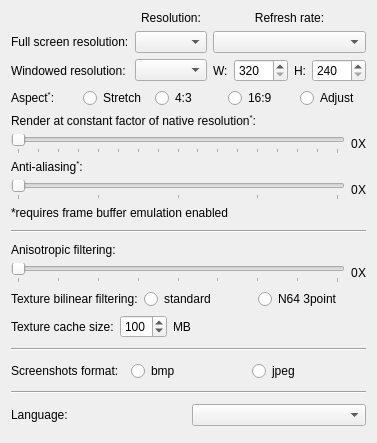
     <widget class="QWidget" name="videoTab">
      <attribute name="title">
       <string>Video</string>
      </attribute>
      <layout class="QVBoxLayout" name="verticalLayout_8">
       <item>
        <layout class="QVBoxLayout" name="verticalLayout_4">
         <item>
          <layout class="QGridLayout" name="gridLayout_2">
           <item row="1" column="0">
            <widget class="QLabel" name="fullScreenResolutionLabel">
             <property name="toolTip">
              <string>&lt;html&gt;&lt;head/&gt;&lt;body&gt;&lt;p&gt;&lt;span style=&quot; font-weight:600;&quot;&gt;Full screen resolution:&lt;/span&gt;&lt;/p&gt;&lt;p&gt;This sets the full screen resolution. All the resolutions that your video card/monitor supports should be displayed.&lt;/p&gt;&lt;p&gt;[Recommended: &lt;span style=&quot; font-style:italic;&quot;&gt;native (max) resolution of your monitor - unless performance becomes an issue&lt;/span&gt;]&lt;/p&gt;&lt;/body&gt;&lt;/html&gt;</string>
             </property>
             <property name="text">
              <string>Full screen resolution:</string>
             </property>
            </widget>
           </item>
           <item row="1" column="2">
            <widget class="QComboBox" name="fullScreenRefreshRateComboBox">
             <property name="toolTip">
              <string>&lt;html&gt;&lt;head/&gt;&lt;body&gt;&lt;p&gt;&lt;span style=&quot; font-weight:600;&quot;&gt;Full screen resolution:&lt;/span&gt;&lt;/p&gt;&lt;p&gt;This sets the full screen resolution. All the resolutions that your video card/monitor supports should be displayed.&lt;/p&gt;&lt;p&gt;[Recommended: &lt;span style=&quot; font-style:italic;&quot;&gt;native (max) resolution of your monitor - unless performance becomes an issue&lt;/span&gt;]&lt;/p&gt;&lt;/body&gt;&lt;/html&gt;</string>
             </property>
            </widget>
           </item>
           <item row="2" column="0">
            <widget class="QLabel" name="windowedResolutionLabel">
             <property name="toolTip">
              <string>&lt;html&gt;&lt;head/&gt;&lt;body&gt;&lt;p&gt;&lt;span style=&quot; font-weight:600;&quot;&gt;Resolution:&lt;/span&gt;&lt;/p&gt;&lt;p&gt;This option selects resolution for windowed mode. You also may select &lt;span style=&quot; font-style:italic;&quot;&gt;custom&lt;/span&gt; and enter necessary window sizes.&lt;/p&gt;&lt;p&gt;[Recommended: &lt;span style=&quot; font-style:italic;&quot;&gt;640x480, 800x600, 1024x768&lt;/span&gt;]&lt;/p&gt;&lt;/body&gt;&lt;/html&gt;</string>
             </property>
             <property name="text">
              <string>Windowed resolution:</string>
             </property>
            </widget>
           </item>
           <item row="1" column="1">
            <widget class="QComboBox" name="fullScreenResolutionComboBox"/>
           </item>
           <item row="0" column="2">
            <widget class="QLabel" name="label_18">
             <property name="text">
              <string>Refresh rate:</string>
             </property>
             <property name="alignment">
              <set>Qt::AlignCenter</set>
             </property>
            </widget>
           </item>
           <item row="0" column="1">
            <widget class="QLabel" name="label_17">
             <property name="text">
              <string>Resolution:</string>
             </property>
             <property name="alignment">
              <set>Qt::AlignCenter</set>
             </property>
            </widget>
           </item>
           <item row="2" column="1">
            <widget class="QComboBox" name="windowedResolutionComboBox">
             <property name="toolTip">
              <string>&lt;html&gt;&lt;head/&gt;&lt;body&gt;&lt;p&gt;&lt;span style=&quot; font-weight:600;&quot;&gt;Resolution:&lt;/span&gt;&lt;/p&gt;&lt;p&gt;This option selects resolution for windowed mode. You also may select &lt;span style=&quot; font-style:italic;&quot;&gt;custom&lt;/span&gt; and enter necessary window sizes.&lt;/p&gt;&lt;p&gt;[Recommended: &lt;span style=&quot; font-style:italic;&quot;&gt;640x480, 800x600, 1024x768&lt;/span&gt;]&lt;/p&gt;&lt;/body&gt;&lt;/html&gt;</string>
             </property>
            </widget>
           </item>
           <item row="2" column="2">
            <layout class="QHBoxLayout" name="horizontalLayout_21">
             <item>
              <widget class="QLabel" name="label_32">
               <property name="text">
                <string>W:</string>
               </property>
              </widget>
             </item>
             <item>
              <widget class="QSpinBox" name="windowWidthSpinBox">
               <property name="toolTip">
                <string>&lt;html&gt;&lt;head/&gt;&lt;body&gt;&lt;p&gt;&lt;span style=&quot; font-weight:600;&quot;&gt;Resolution:&lt;/span&gt;&lt;/p&gt;&lt;p&gt;This option selects resolution for windowed mode. You also may select &lt;span style=&quot; font-style:italic;&quot;&gt;custom&lt;/span&gt; and enter necessary window sizes.&lt;/p&gt;&lt;p&gt;[Recommended: &lt;span style=&quot; font-style:italic;&quot;&gt;640x480, 800x600, 1024x768&lt;/span&gt;]&lt;/p&gt;&lt;/body&gt;&lt;/html&gt;</string>
               </property>
               <property name="minimum">
                <number>320</number>
               </property>
               <property name="maximum">
                <number>1920</number>
               </property>
              </widget>
             </item>
             <item>
              <widget class="QLabel" name="label_30">
               <property name="text">
                <string>H:</string>
               </property>
              </widget>
             </item>
             <item>
              <widget class="QSpinBox" name="windowHeightSpinBox">
               <property name="toolTip">
                <string>&lt;html&gt;&lt;head/&gt;&lt;body&gt;&lt;p&gt;&lt;span style=&quot; font-weight:600;&quot;&gt;Resolution:&lt;/span&gt;&lt;/p&gt;&lt;p&gt;This option selects resolution for windowed mode. You also may select &lt;span style=&quot; font-style:italic;&quot;&gt;custom&lt;/span&gt; and enter necessary window sizes.&lt;/p&gt;&lt;p&gt;[Recommended: &lt;span style=&quot; font-style:italic;&quot;&gt;640x480, 800x600, 1024x768&lt;/span&gt;]&lt;/p&gt;&lt;/body&gt;&lt;/html&gt;</string>
               </property>
               <property name="minimum">
                <number>240</number>
               </property>
               <property name="maximum">
                <number>1080</number>
               </property>
              </widget>
             </item>
            </layout>
           </item>
          </layout>
         </item>
         <item>
          <layout class="QHBoxLayout" name="horizontalLayout_11">
           <item>
            <widget class="QLabel" name="label_10">
             <property name="toolTip">
              <string>&lt;html&gt;&lt;head/&gt;&lt;body&gt;&lt;p&gt;&lt;span style=&quot; font-weight:600;&quot;&gt;Aspect ratio of the output.&lt;/span&gt;&lt;/p&gt;&lt;p&gt;Most N64 games use 4:3 aspect ratio, but some support widescreen too.You may select appropriate aspect here and set widescreen mode in game settings. In &lt;span style=&quot; font-weight:600;&quot;&gt;Stretch&lt;/span&gt; mode the output will be stretched to the entire screen, other modes may add black borders if necessary.&lt;br/&gt;&lt;br/&gt;Special note: &lt;span style=&quot; font-weight:600;&quot;&gt;Adjust&lt;/span&gt; mode is so called &amp;quot;widescreen hack&amp;quot;. In that mode plugin tries to adjust viewport to fully use screen space, but without stretch of geometry. It may run games with native 4:3 aspect in widescreen. Some games look cool in that mode, some does not.&lt;/p&gt;&lt;/body&gt;&lt;/html&gt;</string>
             </property>
             <property name="text">
              <string>&lt;html&gt;&lt;head/&gt;&lt;body&gt;&lt;p&gt;Aspect&lt;span style=&quot; vertical-align:super;&quot;&gt;*&lt;/span&gt;:&lt;/p&gt;&lt;/body&gt;&lt;/html&gt;</string>
             </property>
            </widget>
           </item>
           <item>
            <widget class="QRadioButton" name="aspectStretchRadioButton">
             <property name="toolTip">
              <string>&lt;html&gt;&lt;head/&gt;&lt;body&gt;&lt;p&gt;&lt;span style=&quot; font-weight:600;&quot;&gt;Aspect ratio of the output.&lt;/span&gt;&lt;/p&gt;&lt;p&gt;Most N64 games use 4:3 aspect ratio, but some support widescreen too.You may select appropriate aspect here and set widescreen mode in game settings. In &lt;span style=&quot; font-weight:600;&quot;&gt;Stretch&lt;/span&gt; mode the output will be stretched to the entire screen, other modes may add black borders if necessary.&lt;br/&gt;&lt;br/&gt;Special note: &lt;span style=&quot; font-weight:600;&quot;&gt;Adjust&lt;/span&gt; mode is so called &amp;quot;widescreen hack&amp;quot;. In that mode plugin tries to adjust viewport to fully use screen space, but without stretch of geometry. It may run games with native 4:3 aspect in widescreen. Some games look cool in that mode, some does not.&lt;/p&gt;&lt;/body&gt;&lt;/html&gt;</string>
             </property>
             <property name="text">
              <string>Stretch</string>
             </property>
             <attribute name="buttonGroup">
              <string notr="true">aspectButtonGroup</string>
             </attribute>
            </widget>
           </item>
           <item>
            <widget class="QRadioButton" name="aspect43RadioButton">
             <property name="toolTip">
              <string>&lt;html&gt;&lt;head/&gt;&lt;body&gt;&lt;p&gt;&lt;span style=&quot; font-weight:600;&quot;&gt;Aspect ratio of the output.&lt;/span&gt;&lt;/p&gt;&lt;p&gt;Most N64 games use 4:3 aspect ratio, but some support widescreen too.You may select appropriate aspect here and set widescreen mode in game settings. In &lt;span style=&quot; font-weight:600;&quot;&gt;Stretch&lt;/span&gt; mode the output will be stretched to the entire screen, other modes may add black borders if necessary.&lt;br/&gt;&lt;br/&gt;Special note: &lt;span style=&quot; font-weight:600;&quot;&gt;Adjust&lt;/span&gt; mode is so called &amp;quot;widescreen hack&amp;quot;. In that mode plugin tries to adjust viewport to fully use screen space, but without stretch of geometry. It may run games with native 4:3 aspect in widescreen. Some games look cool in that mode, some does not.&lt;/p&gt;&lt;/body&gt;&lt;/html&gt;</string>
             </property>
             <property name="text">
              <string>4:3</string>
             </property>
             <attribute name="buttonGroup">
              <string notr="true">aspectButtonGroup</string>
             </attribute>
            </widget>
           </item>
           <item>
            <widget class="QRadioButton" name="aspect169RadioButton">
             <property name="toolTip">
              <string>&lt;html&gt;&lt;head/&gt;&lt;body&gt;&lt;p&gt;&lt;span style=&quot; font-weight:600;&quot;&gt;Aspect ratio of the output.&lt;/span&gt;&lt;/p&gt;&lt;p&gt;Most N64 games use 4:3 aspect ratio, but some support widescreen too.You may select appropriate aspect here and set widescreen mode in game settings. In &lt;span style=&quot; font-weight:600;&quot;&gt;Stretch&lt;/span&gt; mode the output will be stretched to the entire screen, other modes may add black borders if necessary.&lt;br/&gt;&lt;br/&gt;Special note: &lt;span style=&quot; font-weight:600;&quot;&gt;Adjust&lt;/span&gt; mode is so called &amp;quot;widescreen hack&amp;quot;. In that mode plugin tries to adjust viewport to fully use screen space, but without stretch of geometry. It may run games with native 4:3 aspect in widescreen. Some games look cool in that mode, some does not.&lt;/p&gt;&lt;/body&gt;&lt;/html&gt;</string>
             </property>
             <property name="text">
              <string>16:9</string>
             </property>
             <attribute name="buttonGroup">
              <string notr="true">aspectButtonGroup</string>
             </attribute>
            </widget>
           </item>
           <item>
            <widget class="QRadioButton" name="aspectAdjustRadioButton">
             <property name="toolTip">
              <string>&lt;html&gt;&lt;head/&gt;&lt;body&gt;&lt;p&gt;&lt;span style=&quot; font-weight:600;&quot;&gt;Aspect ratio of the output.&lt;/span&gt;&lt;/p&gt;&lt;p&gt;Most N64 games use 4:3 aspect ratio, but some support widescreen too.You may select appropriate aspect here and set widescreen mode in game settings. In &lt;span style=&quot; font-weight:600;&quot;&gt;Stretch&lt;/span&gt; mode the output will be stretched to the entire screen, other modes may add black borders if necessary.&lt;br/&gt;&lt;br/&gt;Special note: &lt;span style=&quot; font-weight:600;&quot;&gt;Adjust&lt;/span&gt; mode is so called &amp;quot;widescreen hack&amp;quot;. In that mode plugin tries to adjust viewport to fully use screen space, but without stretch of geometry. It may run games with native 4:3 aspect in widescreen. Some games look cool in that mode, some does not.&lt;/p&gt;&lt;/body&gt;&lt;/html&gt;</string>
             </property>
             <property name="text">
              <string>Adjust</string>
             </property>
             <attribute name="buttonGroup">
              <string notr="true">aspectButtonGroup</string>
             </attribute>
            </widget>
           </item>
          </layout>
         </item>
         <item>
          <layout class="QVBoxLayout" name="verticalLayout_5">
           <item>
            <layout class="QVBoxLayout" name="verticalLayout_9">
             <item>
              <widget class="QLabel" name="label_29">
               <property name="toolTip">
                <string>&lt;html&gt;&lt;head/&gt;&lt;body&gt;&lt;p&gt;&lt;span style=&quot; font-weight:600;&quot;&gt;Render at constant factor of native resolution.&lt;/span&gt;&lt;/p&gt;&lt;p&gt;If frame buffer emulation enabled and factor is not zero, internal frame buffer size will be that factor of native N64 resolution. The buffer will be scaled to screen resolution when rendered to screen. If factor is zero (default), internal buffer size is equal to screen size. If factor is 1, the game will be rendered in native resolution and then up-scaled to screen resolution.&lt;/p&gt;&lt;/body&gt;&lt;/html&gt;</string>
               </property>
               <property name="text">
                <string>&lt;html&gt;&lt;head/&gt;&lt;body&gt;&lt;p&gt;Render at constant factor of native resolution&lt;span style=&quot; vertical-align:super;&quot;&gt;*&lt;/span&gt;:&lt;/p&gt;&lt;/body&gt;&lt;/html&gt;</string>
               </property>
              </widget>
             </item>
             <item>
              <layout class="QHBoxLayout" name="horizontalLayout_19">
               <item>
                <widget class="QSlider" name="resolutionFactorSlider">
                 <property name="toolTip">
                  <string>&lt;html&gt;&lt;head/&gt;&lt;body&gt;&lt;p&gt;&lt;span style=&quot; font-weight:600;&quot;&gt;Render at constant factor of native resolution.&lt;/span&gt;&lt;/p&gt;&lt;p&gt;If frame buffer emulation enabled and factor is not zero, internal frame buffer size will be that factor of native N64 resolution. The buffer will be scaled to screen resolution when rendered to screen. If factor is zero (default), internal buffer size is equal to screen size. If factor is 1, the game will be rendered in native resolution and then up-scaled to screen resolution.&lt;/p&gt;&lt;/body&gt;&lt;/html&gt;</string>
                 </property>
                 <property name="maximum">
                  <number>16</number>
                 </property>
                 <property name="pageStep">
                  <number>2</number>
                 </property>
                 <property name="orientation">
                  <enum>Qt::Horizontal</enum>
                 </property>
                 <property name="tickPosition">
                  <enum>QSlider::TicksBelow</enum>
                 </property>
                 <property name="tickInterval">
                  <number>1</number>
                 </property>
                </widget>
               </item>
               <item>
                <layout class="QHBoxLayout" name="horizontalLayout_20">
                 <property name="spacing">
                  <number>0</number>
                 </property>
                 <item>
                  <widget class="QLabel" name="factorLabelVal">
                   <property name="toolTip">
                    <string>&lt;html&gt;&lt;head/&gt;&lt;body&gt;&lt;p&gt;&lt;span style=&quot; font-weight:600;&quot;&gt;Render at constant factor of native resolution.&lt;/span&gt;&lt;/p&gt;&lt;p&gt;If frame buffer emulation enabled and factor is not zero, internal frame buffer size will be that factor of native N64 resolution. The buffer will be scaled to screen resolution when rendered to screen. If factor is zero (default), internal buffer size is equal to screen size. If factor is 1, the game will be rendered in native resolution and then up-scaled to screen resolution.&lt;/p&gt;&lt;/body&gt;&lt;/html&gt;</string>
                   </property>
                   <property name="text">
                    <string notr="true">0</string>
                   </property>
                  </widget>
                 </item>
                 <item>
                  <widget class="QLabel" name="label_31">
                   <property name="toolTip">
                    <string>&lt;html&gt;&lt;head/&gt;&lt;body&gt;&lt;p&gt;&lt;span style=&quot; font-weight:600;&quot;&gt;Render at constant factor of native resolution.&lt;/span&gt;&lt;/p&gt;&lt;p&gt;If frame buffer emulation enabled and factor is not zero, internal frame buffer size will be that factor of native N64 resolution. The buffer will be scaled to screen resolution when rendered to screen. If factor is zero (default), internal buffer size is equal to screen size. If factor is 1, the game will be rendered in native resolution and then up-scaled to screen resolution.&lt;/p&gt;&lt;/body&gt;&lt;/html&gt;</string>
                   </property>
                   <property name="text">
                    <string notr="true">X</string>
                   </property>
                  </widget>
                 </item>
                </layout>
               </item>
              </layout>
             </item>
            </layout>
           </item>
           <item>
            <layout class="QVBoxLayout" name="verticalLayout_6">
             <item>
              <widget class="QLabel" name="labelAliasing">
               <property name="text">
                <string>&lt;html&gt;&lt;head/&gt;&lt;body&gt;&lt;p&gt;Anti-aliasing&lt;span style=&quot; vertical-align:super;&quot;&gt;*&lt;/span&gt;:&lt;/p&gt;&lt;/body&gt;&lt;/html&gt;</string>
               </property>
              </widget>
             </item>
             <item>
              <layout class="QHBoxLayout" name="horizontalLayout_2">
               <item>
                <widget class="QSlider" name="aliasingSlider">
                 <property name="maximum">
                  <number>8</number>
                 </property>
                 <property name="singleStep">
                  <number>2</number>
                 </property>
                 <property name="pageStep">
                  <number>2</number>
                 </property>
                 <property name="orientation">
                  <enum>Qt::Horizontal</enum>
                 </property>
                 <property name="tickPosition">
                  <enum>QSlider::TicksBelow</enum>
                 </property>
                 <property name="tickInterval">
                  <number>2</number>
                 </property>
                </widget>
               </item>
               <item>
                <layout class="QHBoxLayout" name="horizontalLayout_3">
                 <property name="spacing">
                  <number>0</number>
                 </property>
                 <item>
                  <widget class="QLabel" name="aliasingLabelVal">
                   <property name="text">
                    <string notr="true">0</string>
                   </property>
                  </widget>
                 </item>
                 <item>
                  <widget class="QLabel" name="label_5">
                   <property name="text">
                    <string notr="true">X</string>
                   </property>
                  </widget>
                 </item>
                </layout>
               </item>
              </layout>
             </item>
            </layout>
           </item>
           <item>
            <widget class="QLabel" name="label_11">
             <property name="text">
              <string>&lt;html&gt;&lt;head/&gt;&lt;body&gt;&lt;p&gt;*requires frame buffer emulation enabled &lt;/p&gt;&lt;/body&gt;&lt;/html&gt;</string>
             </property>
            </widget>
           </item>
           <item>
            <spacer name="verticalSpacer_5">
             <property name="orientation">
              <enum>Qt::Vertical</enum>
             </property>
             <property name="sizeType">
              <enum>QSizePolicy::Fixed</enum>
             </property>
             <property name="sizeHint" stdset="0">
              <size>
               <width>20</width>
               <height>4</height>
              </size>
             </property>
            </spacer>
           </item>
           <item>
            <widget class="Line" name="line_3">
             <property name="orientation">
              <enum>Qt::Horizontal</enum>
             </property>
            </widget>
           </item>
           <item>
            <spacer name="verticalSpacer_6">
             <property name="orientation">
              <enum>Qt::Vertical</enum>
             </property>
             <property name="sizeType">
              <enum>QSizePolicy::Fixed</enum>
             </property>
             <property name="sizeHint" stdset="0">
              <size>
               <width>20</width>
               <height>4</height>
              </size>
             </property>
            </spacer>
           </item>
           <item>
            <layout class="QVBoxLayout" name="verticalLayout_7">
             <item>
              <widget class="QLabel" name="anisotropicLabel">
               <property name="text">
                <string>Anisotropic filtering:</string>
               </property>
              </widget>
             </item>
             <item>
              <layout class="QHBoxLayout" name="horizontalLayout_5">
               <item>
                <widget class="QSlider" name="anisotropicSlider">
                 <property name="maximum">
                  <number>16</number>
                 </property>
                 <property name="singleStep">
                  <number>2</number>
                 </property>
                 <property name="pageStep">
                  <number>2</number>
                 </property>
                 <property name="orientation">
                  <enum>Qt::Horizontal</enum>
                 </property>
                 <property name="tickPosition">
                  <enum>QSlider::TicksBelow</enum>
                 </property>
                 <property name="tickInterval">
                  <number>2</number>
                 </property>
                </widget>
               </item>
               <item>
                <layout class="QHBoxLayout" name="horizontalLayout_4">
                 <property name="spacing">
                  <number>0</number>
                 </property>
                 <item>
                  <widget class="QLabel" name="anisotropicLabelVal">
                   <property name="text">
                    <string notr="true">0</string>
                   </property>
                  </widget>
                 </item>
                 <item>
                  <widget class="QLabel" name="label_3">
                   <property name="text">
                    <string notr="true">X</string>
                   </property>
                  </widget>
                 </item>
                </layout>
               </item>
              </layout>
             </item>
            </layout>
           </item>
          </layout>
         </item>
         <item>
          <layout class="QHBoxLayout" name="horizontalLayout_9">
           <item>
            <widget class="QLabel" name="label_13">
             <property name="toolTip">
              <string>&lt;html&gt;&lt;head/&gt;&lt;body&gt;&lt;p&gt;&lt;span style=&quot; font-weight:600;&quot;&gt;Bilinear filtering:&lt;/span&gt;&lt;/p&gt;&lt;p&gt;[standard] - standard texture filtering provided by PC hardware.&lt;/p&gt;&lt;p&gt;[N64 3point]- emulation of 3 point texture filtering used by the original hardware. Provides less smooth but more authentic look.&lt;/p&gt;&lt;/body&gt;&lt;/html&gt;</string>
             </property>
             <property name="text">
              <string>Texture bilinear filtering:</string>
             </property>
            </widget>
           </item>
           <item>
            <widget class="QRadioButton" name="blnrStandardRadioButton">
             <property name="toolTip">
              <string>&lt;html&gt;&lt;head/&gt;&lt;body&gt;&lt;p&gt;&lt;span style=&quot; font-weight:600;&quot;&gt;Bilinear filtering:&lt;/span&gt;&lt;/p&gt;&lt;p&gt;[standard] - standard texture filtering provided by PC hardware.&lt;/p&gt;&lt;p&gt;[N64 3point]- emulation of 3 point texture filtering used by the original hardware. Provides less smooth but more authentic look.&lt;/p&gt;&lt;/body&gt;&lt;/html&gt;</string>
             </property>
             <property name="text">
              <string>standard</string>
             </property>
             <attribute name="buttonGroup">
              <string notr="true">bilinearButtonGroup</string>
             </attribute>
            </widget>
           </item>
           <item>
            <widget class="QRadioButton" name="blnr3PointRadioButton">
             <property name="toolTip">
              <string>&lt;html&gt;&lt;head/&gt;&lt;body&gt;&lt;p&gt;&lt;span style=&quot; font-weight:600;&quot;&gt;Bilinear filtering:&lt;/span&gt;&lt;/p&gt;&lt;p&gt;[standard] - standard texture filtering provided by PC hardware.&lt;/p&gt;&lt;p&gt;[N64 3point]- emulation of 3 point texture filtering used by the original hardware. Provides less smooth but more authentic look.&lt;/p&gt;&lt;/body&gt;&lt;/html&gt;</string>
             </property>
             <property name="text">
              <string>N64 3point</string>
             </property>
             <attribute name="buttonGroup">
              <string notr="true">bilinearButtonGroup</string>
             </attribute>
            </widget>
           </item>
          </layout>
         </item>
         <item>
          <layout class="QHBoxLayout" name="horizontalLayout">
           <item>
            <widget class="QLabel" name="label">
             <property name="sizePolicy">
              <sizepolicy hsizetype="Maximum" vsizetype="Preferred">
               <horstretch>0</horstretch>
               <verstretch>0</verstretch>
              </sizepolicy>
             </property>
             <property name="text">
              <string>Texture cache size:</string>
             </property>
            </widget>
           </item>
           <item>
            <widget class="QSpinBox" name="cacheSizeSpinBox">
             <property name="sizePolicy">
              <sizepolicy hsizetype="Fixed" vsizetype="Fixed">
               <horstretch>0</horstretch>
               <verstretch>0</verstretch>
              </sizepolicy>
             </property>
             <property name="maximum">
              <number>999</number>
             </property>
             <property name="singleStep">
              <number>50</number>
             </property>
             <property name="value">
              <number>100</number>
             </property>
            </widget>
           </item>
           <item>
            <widget class="QLabel" name="label_2">
             <property name="text">
              <string>MB</string>
             </property>
            </widget>
           </item>
          </layout>
         </item>
         <item>
          <spacer name="verticalSpacer_4">
           <property name="orientation">
            <enum>Qt::Vertical</enum>
           </property>
           <property name="sizeType">
            <enum>QSizePolicy::Fixed</enum>
           </property>
           <property name="sizeHint" stdset="0">
            <size>
             <width>20</width>
             <height>4</height>
            </size>
           </property>
          </spacer>
         </item>
         <item>
          <widget class="Line" name="line">
           <property name="orientation">
            <enum>Qt::Horizontal</enum>
           </property>
          </widget>
         </item>
         <item>
          <spacer name="verticalSpacer_3">
           <property name="orientation">
            <enum>Qt::Vertical</enum>
           </property>
           <property name="sizeType">
            <enum>QSizePolicy::Fixed</enum>
           </property>
           <property name="sizeHint" stdset="0">
            <size>
             <width>20</width>
             <height>4</height>
            </size>
           </property>
          </spacer>
         </item>
         <item>
          <layout class="QHBoxLayout" name="horizontalLayout_13">
           <item>
            <widget class="QLabel" name="label_16">
             <property name="toolTip">
              <string>&lt;html&gt;&lt;head/&gt;&lt;body&gt;&lt;p&gt;Select a format, in which screen shots will be saved&lt;/p&gt;&lt;/body&gt;&lt;/html&gt;</string>
             </property>
             <property name="text">
              <string>Screenshots format:</string>
             </property>
            </widget>
           </item>
           <item>
            <widget class="QRadioButton" name="bmpRadioButton">
             <property name="text">
              <string>bmp</string>
             </property>
             <attribute name="buttonGroup">
              <string notr="true">screenshotButtonGroup</string>
             </attribute>
            </widget>
           </item>
           <item>
            <widget class="QRadioButton" name="jpegRadioButton">
             <property name="text">
              <string>jpeg</string>
             </property>
             <attribute name="buttonGroup">
              <string notr="true">screenshotButtonGroup</string>
             </attribute>
            </widget>
           </item>
          </layout>
         </item>
         <item>
          <spacer name="verticalSpacer_2">
           <property name="orientation">
            <enum>Qt::Vertical</enum>
           </property>
           <property name="sizeType">
            <enum>QSizePolicy::Fixed</enum>
           </property>
           <property name="sizeHint" stdset="0">
            <size>
             <width>20</width>
             <height>4</height>
            </size>
           </property>
          </spacer>
         </item>
         <item>
          <widget class="Line" name="line_2">
           <property name="orientation">
            <enum>Qt::Horizontal</enum>
           </property>
          </widget>
         </item>
         <item>
          <spacer name="verticalSpacer">
           <property name="orientation">
            <enum>Qt::Vertical</enum>
           </property>
           <property name="sizeType">
            <enum>QSizePolicy::Fixed</enum>
           </property>
           <property name="sizeHint" stdset="0">
            <size>
             <width>20</width>
             <height>4</height>
            </size>
           </property>
          </spacer>
         </item>
         <item>
          <layout class="QHBoxLayout" name="horizontalLayout_12">
           <item>
            <widget class="QLabel" name="label_15">
             <property name="enabled">
              <bool>true</bool>
             </property>
             <property name="toolTip">
              <string>&lt;html&gt;&lt;head/&gt;&lt;body&gt;&lt;p&gt;&lt;span style=&quot; font-weight:600;&quot;&gt;Language select:&lt;/span&gt;&lt;/p&gt;&lt;p&gt;Press the button to invoke language selection dialog. Selected language will be activated after restart of the configuration dialog.&lt;/p&gt;&lt;/body&gt;&lt;/html&gt;</string>
             </property>
             <property name="text">
              <string>Language:</string>
             </property>
            </widget>
           </item>
           <item>
            <widget class="QComboBox" name="translationsComboBox"/>
           </item>
          </layout>
         </item>
        </layout>
       </item>
       <item>
        <widget class="QWidget" name="widget" native="true"/>
       </item>
      </layout>
     </widget>
